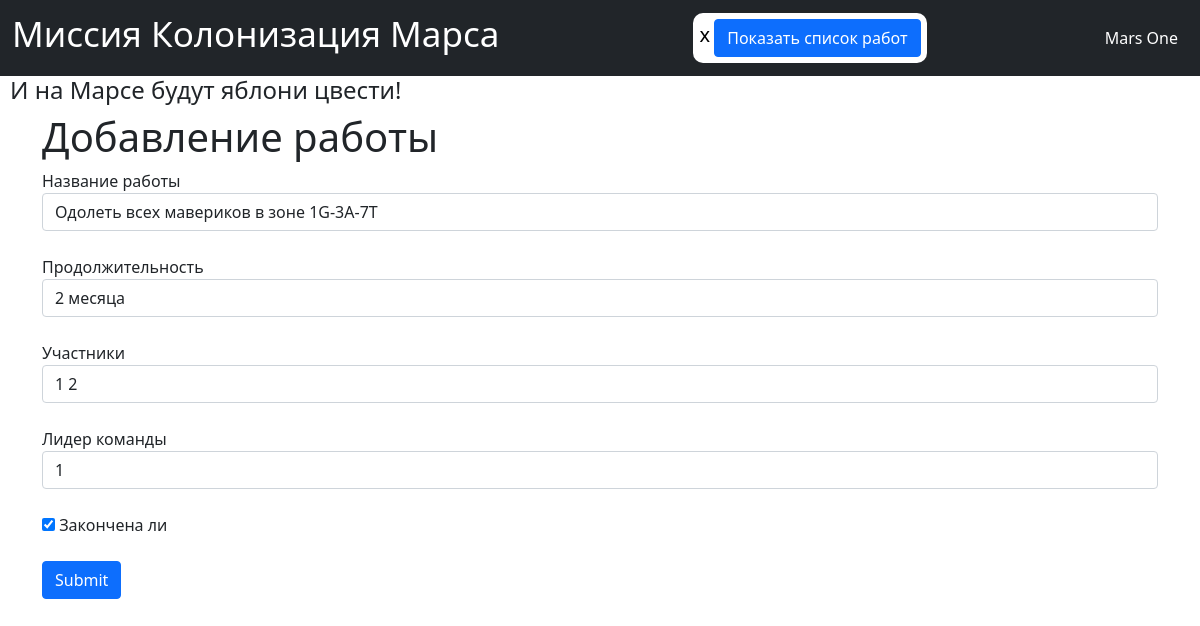
/edit_job/3 (signed in), run on the app's committed database.
### data/users.py (models this page shows, shortened)
class User(SqlAlchemyBase, UserMixin):
    __tablename__ = 'users'
    id = sqlalchemy.Column(sqlalchemy.Integer, primary_key=True, autoincrement=True)
    surname = sqlalchemy.Column(sqlalchemy.String, nullable=True)
    name = sqlalchemy.Column(sqlalchemy.String, nullable=True)
    age = sqlalchemy.Column(sqlalchemy.Integer, nullable=True)
    position = sqlalchemy.Column(sqlalchemy.String, nullable=True)
    speciality = sqlalchemy.Column(sqlalchemy.String, nullable=True)
    email = sqlalchemy.Column(sqlalchemy.String, index=True, unique=True, nullable=True)
    address = sqlalchemy.Column(sqlalchemy.String, nullable=True)
    hashed_password = sqlalchemy.Column(sqlalchemy.String, nullable=True)
    modified_date = sqlalchemy.Column(sqlalchemy.DateTime, default=datetime.datetime.now)

### data/jobs.py (models this page shows, shortened)
class Jobs(SqlAlchemyBase):
    __tablename__ = 'jobs'
    id = sqlalchemy.Column(sqlalchemy.Integer, primary_key=True, autoincrement=True)
    job = sqlalchemy.Column(sqlalchemy.String, nullable=True)
    work_size = sqlalchemy.Column(sqlalchemy.Integer, nullable=True, default=0)
    collaborators = sqlalchemy.Column(sqlalchemy.String, nullable=True)
    start_date = sqlalchemy.Column(sqlalchemy.DateTime, default=datetime.datetime.now)
    end_start = sqlalchemy.Column(sqlalchemy.DateTime, default=datetime.datetime.now)
    is_finished = sqlalchemy.Column(sqlalchemy.Boolean, default=True)
    team_leader = sqlalchemy.Column(sqlalchemy.Integer, sqlalchemy.ForeignKey('users.id'))
    user = orm.relation('User')

### main.py (the view, shortened to what this page needs)
@app.route('/edit_job/<int:id>', methods=['GET', 'POST'])
@login_required
def edit_news(id):
    form = AddJobForm()
    if request.method == "GET":
        db_sess = db_session.create_session()
        jobs = db_sess.query(Jobs).filter(
            (Jobs.id == id), (Jobs.user == current_user) | (current_user.id == 1)).first()
        if jobs:
            form.job.data = jobs.job
            form.work_size.data = jobs.work_size
            form.collaborators.data = jobs.collaborators
            form.team_leader.data = jobs.team_leader
            form.is_finished.data = jobs.is_finished
        else:
            abort(404)
    return render_template('add_job_form.html', title='Редактирование новости', form=form)

### data/add_job_form.py
class AddJobForm(FlaskForm):
    job = StringField('Название работы', validators=[DataRequired()])
    work_size = StringField('Продолжительность', validators=[DataRequired()])
    collaborators = StringField('Участники', validators=[DataRequired()])
    is_finished = BooleanField('Закончена ли')
    team_leader = IntegerField('Лидер команды', validators=[DataRequired()])
    submit = SubmitField('Submit')

### data/db_session.py (called while the page is built)
def create_session() -> Session:
    global __factory
    return __factory()

### main.py (called while the page is built)
@login_manager.user_loader
def load_user(user_id):
    db_sess = db_session.create_session()
    return db_sess.query(User).get(user_id)

### templates/add_job_form.html (shortened to what this page needs)
{% extends "base.html" %}
{% block content %}
<div class="container">
    <h1>Добавление работы</h1>
    <form action="" method="post">
        <span>
            {{ form.job.label }}<br>
            {{ form.job(class="form-control", type="job") }}<br>
        </span>
        <span>
            {{ form.work_size.label }}<br>
            {{ form.work_size(class="form-control", type="work_size") }}<br>
        </span>
        <span>
            {{ form.collaborators.label }}<br>
            {{ form.collaborators(class="form-control", type="collaborators") }}<br>
        </span>
        <span>
            {{ form.team_leader.label }}<br>
            {{ form.team_leader(class="form-control", type="team_leader") }}<br>
        </span>
        <span>{{ form.is_finished() }} {{ form.is_finished.label }}</span><br><br>
        <span>{{ form.submit(type="submit", class="btn btn-primary") }}</span>
    </form>
</div>
{% endblock %}

### templates/base.html (shortened to what this page needs)
<!DOCTYPE html>
<html lang="en">
<head>
    <link href="https://cdn.jsdelivr.net/npm/bootstrap@5.0.0-beta2/dist/css/bootstrap.min.css" rel="stylesheet"
>
</head>
<body>
<nav class="navbar navbar-dark bg-dark">
    <div class="container-fluid">
        <a href="http://127.0.0.1:5000/" style="text-decoration: none"><h1 class="navbar-brand" style="font-size: 35px">
            Миссия Колонизация Марса</h1></a>
        <div style="background-color: white; border-radius: 10px; max-width: 900px; height: 50px; padding: 6px">
            {% if current_user.is_authenticated %}
            <a href="/logout" style="color: black; text-decoration: none; font-size: 20px">{{ current_user.name }}</a>
            <button type="button" class="btn btn-primary" style="">
                <a href="http://127.0.0.1:5000/get_jobs" style="color: white; text-decoration: none;">
                    Показать список работ</a>
            </button>
            {% endif %}
        </div>
        <div class="navbar-text" style="color: white; padding-right: 10px">
            <a href="http://127.0.0.1:5000" style="text-decoration: none;">Mars One</a>
        </div>
    </div>
</nav>
<h4 class="apple_tree_h4" style="padding-left: 10px">И на Марсе будут яблони цвести!</h4>
{% block content %}{% endblock %}
</body>
</html>

### data on the page
User: name "x"
Jobs: job "Одолеть всех мавериков в зоне 1G-3A-7T", work_size "2 месяца", collaborators "1 2", team_leader "1", is_finished "☑"
